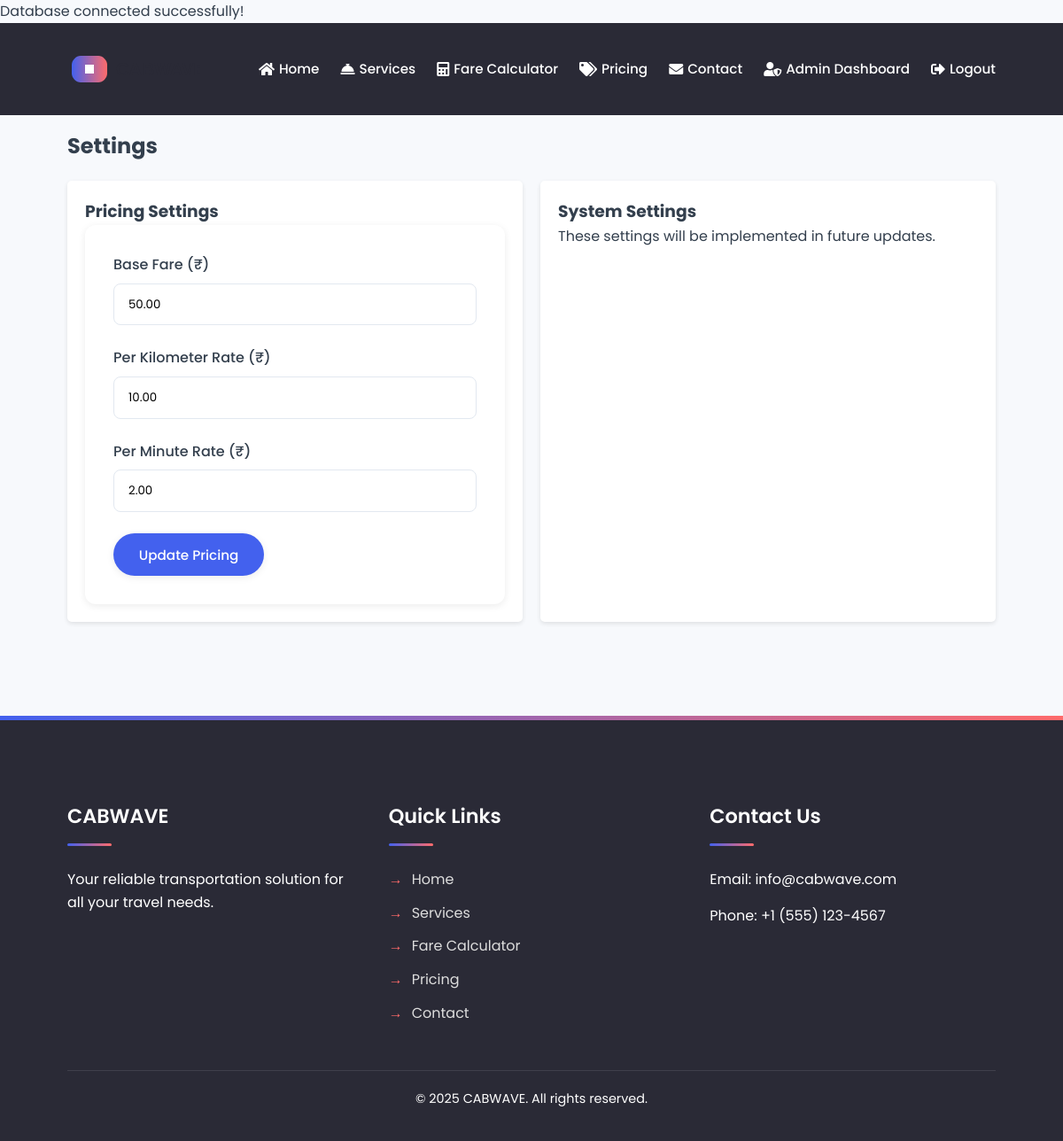
The app's page /admin/settings.php (signed in) with its own data.
### tables this page shows
CREATE TABLE pricing (
    pricing_id INT AUTO_INCREMENT PRIMARY KEY,
    base_fare DECIMAL(10, 2) NOT NULL,
    per_km_rate DECIMAL(10, 2) NOT NULL,
    per_minute_rate DECIMAL(10, 2) NOT NULL,
    created_at TIMESTAMP DEFAULT CURRENT_TIMESTAMP
);

### admin/settings.php (the view, shortened to what this page needs)
<?php
$basePath = '../';
require_once $basePath . 'includes/db.php';
$pricing = null;
$result = $conn->query("SELECT * FROM pricing ORDER BY pricing_id LIMIT 1");
if ($result->num_rows === 1) {
    $pricing = $result->fetch_assoc();
}
include $basePath . 'includes/header.php';
?>
<h2>Settings</h2>
<div class="settings-container">
    <div class="pricing-settings">
        <h3>Pricing Settings</h3>
        <?php if ($pricing): ?>
            <form method="POST" action="">
                <div class="form-group">
                    <label for="base_fare">Base Fare (₹)</label>
                    <input type="number" id="base_fare" name="base_fare" step="0.01" min="0" value="<?php echo $pricing['base_fare']; ?>" required>
                </div>
                <div class="form-group">
                    <label for="per_km_rate">Per Kilometer Rate (₹)</label>
                    <input type="number" id="per_km_rate" name="per_km_rate" step="0.01" min="0" value="<?php echo $pricing['per_km_rate']; ?>" required>
                </div>
                <div class="form-group">
                    <label for="per_minute_rate">Per Minute Rate (₹)</label>
                    <input type="number" id="per_minute_rate" name="per_minute_rate" step="0.01" min="0" value="<?php echo $pricing['per_minute_rate']; ?>" required>
                </div>
                <button type="submit" class="btn">Update Pricing</button>
            </form>
        <?php else: ?>
            <p>No pricing information found. Please check the database.</p>
        <?php endif; ?>
    </div>
    <div class="system-settings">
        <h3>System Settings</h3>
        <p>These settings will be implemented in future updates.</p>
    </div>
</div>
<?php include $basePath . 'includes/footer.php'; ?>

### assets/css/main.css (style rules this page uses)
:root { --primary-color: #4361EE; --secondary-color: #FF6B6B; --dark-color: #2A2A36; --light-color: #F7F9FC; --danger-color: #E63946; --success-color: #2EC4B6; --info-color: #4CC9F0; --warning-color: #FF9F1C; --text-color: #333F4D; --gray-color: #94A3B8; --shadow-sm: 0 2px 8px rgba(0, 0, 0, 0.08); --shadow-md: 0 4px 16px rgba(0, 0, 0, 0.12); --shadow-lg: 0 8px 24px rgba(0, 0, 0, 0.15); --transition-fast: 0.2s ease-in-out; --transition-normal: 0.3s ease-in-out; --transition-slow: 0.5s ease-in-out; }
* { box-sizing: border-box; margin: 0; padding: 0; }
body { font-family: 'Poppins', 'Arial', sans-serif; line-height: 1.6; background-color: var(--light-color); color: var(--text-color); }
button, .btn { display: inline-block; padding: 0.8rem 1.8rem; background: var(--primary-color); color: white; border: none; border-radius: 50px; cursor: pointer; transition: all 0.3s ease; font-family: 'Poppins', sans-serif; font-weight: 500; font-size: 0.95rem; box-shadow: var(--shadow-sm); text-align: center; position: relative; overflow: hidden; z-index: 1; }
button::after, .btn::after { content: ''; position: absolute; top: 0; left: 0; width: 100%; height: 100%; background: linear-gradient(to right, transparent, rgba(255, 255, 255, 0.2), transparent); transform: translateX(-100%); transition: transform 0.5s ease; z-index: -1; }
form { width: 100%; max-width: 600px; margin: 0 auto; padding: 2rem; background-color: white; border-radius: 12px; box-shadow: var(--shadow-sm); }
.form-group { margin-bottom: 1.5rem; }
label { display: block; margin-bottom: 0.5rem; font-weight: 500; color: var(--text-color); }
input, select, textarea { width: 100%; padding: 0.8rem 1rem; border: 1px solid #E2E8F0; border-radius: 8px; font-family: 'Poppins', sans-serif; transition: all 0.3s ease; }

### assets/css/animations.css (style rules this page uses)
.page-transition { animation: pageFadeIn 0.5s ease-out; }
.btn { position: relative; overflow: hidden; }
.btn::after { content: ''; position: absolute; width: 100%; height: 100%; top: 0; left: 0; pointer-events: none; background-image: radial-gradient(circle, #fff 10%, transparent 10.01%); background-repeat: no-repeat; background-position: 50%; transform: scale(10, 10); opacity: 0; transition: transform 0.5s, opacity 1s; }

### admin/settings.php (style rules this page uses)
.settings-container { display: grid; grid-template-columns: repeat(auto-fit, minmax(300px, 1fr)); gap: 20px; margin-top: 20px; }
.pricing-settings, .system-settings { background-color: #fff; border-radius: 5px; box-shadow: 0 2px 5px rgba(0, 0, 0, 0.1); padding: 20px; }

### records on screen
pricing: base_fare "50.00", per_km_rate "10.00", per_minute_rate "2.00"

### other values on screen
SITE_NAME "CABWAVE"
